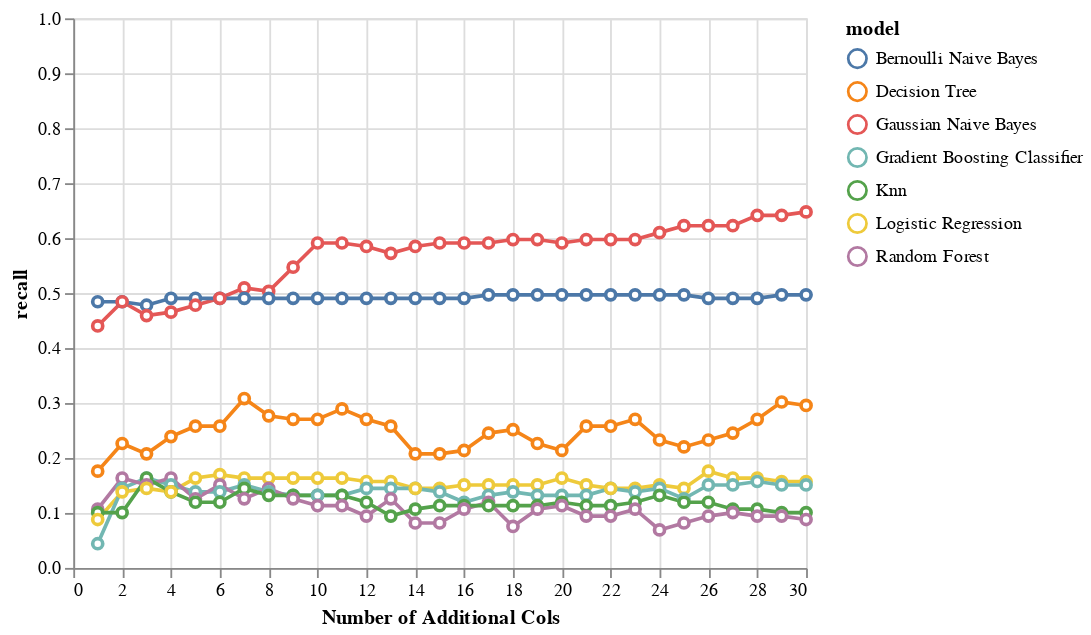

Write notebook code for a chart like this one.
### Markdown cell above
The chart below shows the incremental value of adding new features when looking at recall of the positive class only. This tells a slightly different story where there is a lot of improvement to the recall as we keep adding features. We notice the precision declines slightly, but ultimately we believe the gain of recall merits keeping the majority of the additional features identified.

### Code cell
perf_subset = perf_by_additional_n_cols_matrix_v1[
    (perf_by_additional_n_cols_matrix_v1['grouping'] == "Depressed (Yes)") &
    (perf_by_additional_n_cols_matrix_v1['additional_col_method'] == "corr_to_mdd_subset_data_v2")
]


alt.Chart(perf_subset).mark_line(
       point={
         "filled": False,
         "fill": "white"
       }
).encode(
    x = alt.X('addl_cols', title="Number of Additional Cols"),
    y = alt.Y('recall', scale=alt.Scale(domain=[0, 1])),
    color = 'model'
)

### Figure 1 — Vega-Lite specification as saved in the notebook (floating-point values rounded to 4 significant figures; data arrays with more than 128 entries replaced by an {"elided": "..."} marker saying what was removed)
{"config": {"view": {"continuousWidth": 400, "continuousHeight": 300}}, "data": {"name": "data-1b8b299cb3bba1c61e867452c8a6f2bd"}, "mark": {"type": "line", "point": {"filled": false, "fill": "white"}}, "encoding": {"color": {"field": "model", "type": "nominal"}, "x": {"field": "addl_cols", "title": "Number of Additional Cols", "type": "quantitative"}, "y": {"field": "recall", "scale": {"domain": [0, 1]}, "type": "quantitative"}}, "$schema": "https://vega.github.io/schema/vega-lite/v4.17.0.json", "datasets": {"data-1b8b299cb3bba1c61e867452c8a6f2bd": {"elided": "210 records"}}}
